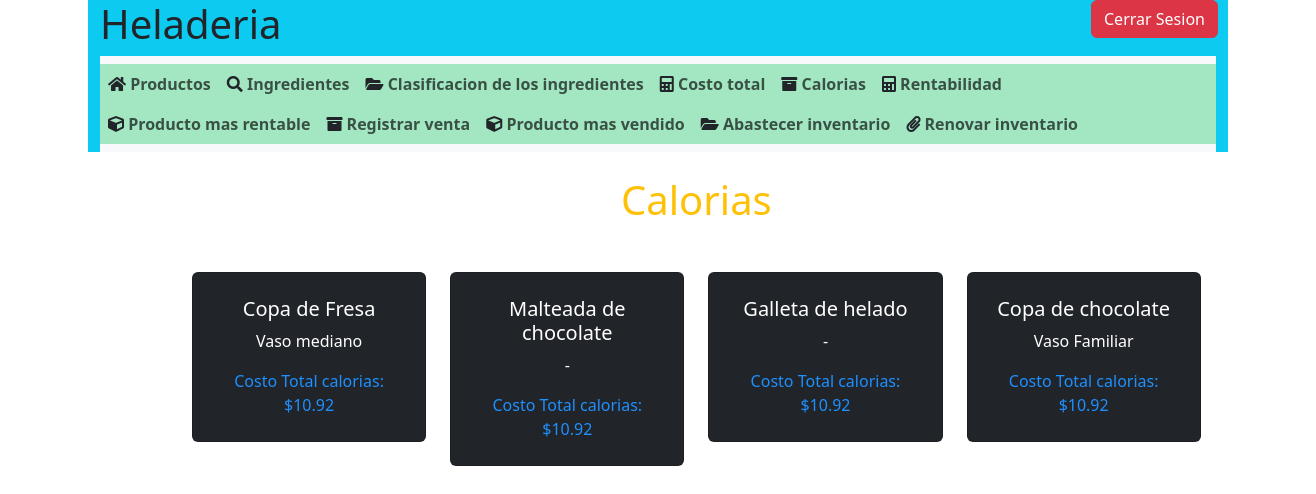
/calorias (signed in), run on the app's committed database.
### models/Productos.py (models this page shows, shortened)
class Producto(db.Model):
        __tablename__ = 'productos'
        id = db.Column(db.Integer, primary_key = True)
        nombre = db.Column(db.String(100), nullable = False, unique = True)
        precio_publico = db.Column(db.Float, nullable = False)
        rentabilidad = db.Column(db.Float, nullable = False)
        tipo_vaso = db.Column(db.String(100))
        volumen = db.Column(db.Float)
        ingrediente1_id = db.Column(db.Integer, db.ForeignKey('ingredientes.id'),nullable = True)
        ingrediente2_id = db.Column(db.Integer, db.ForeignKey('ingredientes.id'), nullable = True)
        ingrediente3_id = db.Column(db.Integer, db.ForeignKey('ingredientes.id'), nullable = True)
        ventas_totales = db.Column(db.Integer, default=0)
        ingrediente1 = db.relationship('Ingrediente', foreign_keys=[ingrediente1_id])
        ingrediente2 = db.relationship('Ingrediente', foreign_keys=[ingrediente2_id])
        ingrediente3 = db.relationship('Ingrediente', foreign_keys=[ingrediente3_id])

### views/Heladeria_controller.py (the view)
    @app.route('/calorias')
    @login_required
    def calcular_calorias():
        if current_user.es_admin or current_user.es_empleado or current_user.es_cliente:
            productos = Producto.query.limit(4).all()
            heladeria.productos= []
            for producto in productos:
                costo_total_calorias = 0
                for ingrediente_id in [producto.ingrediente1_id, producto.ingrediente2_id, producto.ingrediente3_id]:
                    if ingrediente_id:
                        ingrediente = Ingrediente.query.get(ingrediente_id)
                        if ingrediente.nombre:
                                costo_total_calorias += ingrediente.calorias * 0.95
                heladeria.productos.append({
                    'nombre': producto.nombre,
                    'tipo_vaso': producto.tipo_vaso,
                    'calorias_totales': round(costo_total_calorias,2)
                })
            return render_template('calorias.html', productos= heladeria.obtener_productos())
        else:
            return render_template('sin_autorizacion.html')

### models/Heladeria.py (called while the page is built)
    def obtener_productos(self):
        return self.productos

### templates/calorias.html (shortened to what this page needs)
{% include '/scripts.html'  %}
{% include '/header.html'  %}
<!DOCTYPE html>
<html lang="en">
<head>
</head>
<main class="main text-center py-4">
    <body>
    <h1 class="text-center text-warning">Calorias</h1>
<body>
    <div class="container mt-5 table table-dark" >
        <div class="row mt-4">
            {% for producto in productos %}
            <div class="col-md-3">
                <div class="card">
                    <div class="card-body">
                        <h5 class="card-title">{{ producto.nombre }}</h5>
                        {% if producto %}
                        <p class="card-text">{{ producto.tipo_vaso }}</p>
                        {% else %}
                        <p class="card-text"> - </p>
                        {% endif %}
                        <p class="card-text" style="color: dodgerblue;">Costo Total calorias: ${{ producto.calorias_totales }}</p>
                    </div>
                </div>
            </div>
            {% endfor %}
        </div>
    </div>
</body>
</html>

### static/css/style2.css (style rules this page uses)
* { margin: 0px; padding: 0px; box-sizing: border-box; }
main { width: 80%; height: 40rem; border: none; padding: 1px 10px 6px 10px; border-radius: 20px; justify-content: center; margin-left: 170px; }

### data on the page
Producto: nombre "Copa de Fresa", tipo_vaso "Vaso mediano", calorias_totales "10.92"
Producto: nombre "Malteada de chocolate", tipo_vaso "-", calorias_totales "10.92"
Producto: nombre "Galleta de helado", tipo_vaso "-", calorias_totales "10.92"
Producto: nombre "Copa de chocolate", tipo_vaso "Vaso Familiar", calorias_totales "10.92"
